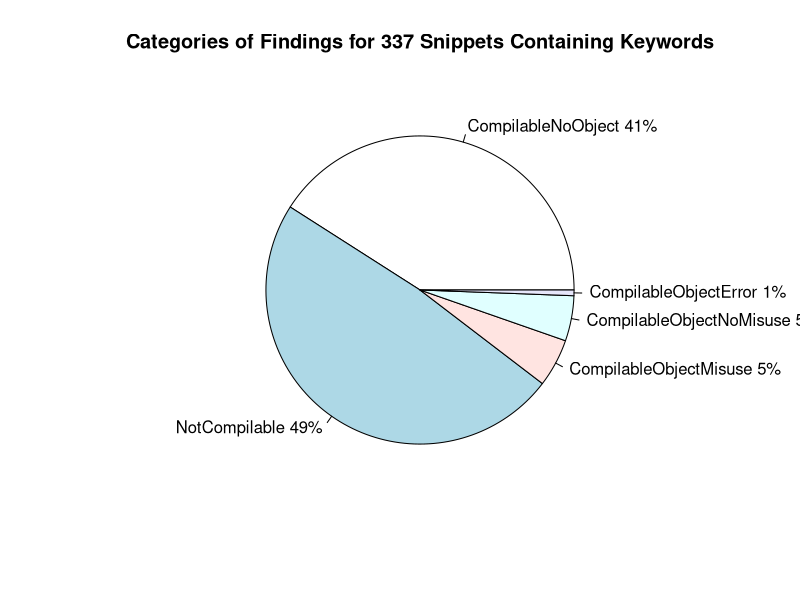

Here is the R script that generated this plot:

png(file="PiePartialMatchFull.png", width     = 3.25,
  height    = 2.25,
  units     = "in",
  res       = 1200,
  pointsize = 4)

slices <- c(138, 164, 17, 16, 2)

lbls <- c("CompilableNoObject", "NotCompilable", "CompilableObjectMisuse", "CompilableObjectNoMisuse", "CompilableObjectError")

pct <- round(slices/sum(slices)*100)
lbls <- paste(lbls, pct) # add percents to labels
lbls <- paste(lbls,"%",sep="")

pie(slices, labels = lbls, main = "Categories of Findings for 337 Snippets Containing Keywords")
